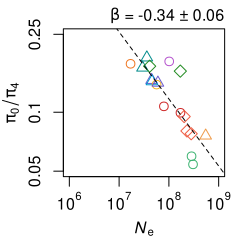

R code for this plot:
fne <- 'species_pop_mu_Ne_maxpi4.csv'
fpi <- 'species_pop_class_het.csv'
fout <- 'figure_3C.svg'

dne <- read.csv(file = fne)
dne$Ne <- dne$Ne*1e07
dne$lNe <- log10(dne$Ne)

df <- read.csv( file = fpi)
df <- df[ df$population != 'all', ]

## long to wide
df <- df[ , c('species','population','siteclass','het')]
df <- reshape(data = df, idvar = c('species','population'), timevar = 'siteclass', 
              v.names = 'het', direction = 'wide')

colnames(df) <- gsub( 'het.', '', colnames(df), fixed = T)
########

df$lp1p4 <- log10(df$deg1/df$deg4)

rownames(df) <- apply( df[,c('species','population')], 1, paste, collapse='_')
rownames(dne) <- apply( dne[,c('species','population')], 1, paste, collapse='_')

df$lNe <- dne[ match( rownames(df), rownames(dne)), 'lNe']

df <- df[ order(df$lNe), ]

## check correlation between Ne ( from asr pi4 max) and theta 4 (angsd)
cor.test( df$lNe, df$deg4, method = 's')

svg( fout, width = 2.5, height = 2.5)
par( mar = c(3.3,3.3,1.5,0.8))

cxl = 1.0
cxx = 1.0
cxp = 1.2
cxt = 0.9

ptype = 16

# axis ticks
xtks <- 6:9
ytks <- c(0.05, 0.1, 0.25)
lytks <- log10(ytks)

cols <- read.csv('../../species_colors_pts.csv', row.names = 1)

# color
df$cols <- cols[ df$species, 'color']
# points
df$pch <- cols[ df$species, 'pch']

# scatterplot
plot( lp1p4 ~ lNe, data = df, xlab = "",
      ylab = "", col = df$cols, pch = df$pch, cex = cxp,
      cex.lab = cxl, axes = F, xlim = range(xtks), ylim = range(lytks))

# linear regression
lob <- lm( lp1p4 ~ lNe, data = df)
abline( lob, lty = 2)
lob.sm <- summary(lob)
b <- round( lob.sm$coefficients[2,1], 2)
d <- round( lob.sm$coefficients[2,2], 2)
mtext( text = bquote( paste( beta, ' = ', .(b), ' \u00B1 ', .(d))), side = 3, adj = 1, cex = cxx)

# spearman correlation
cob <- cor.test( df$lNe, df$lp1p4, method = 's')
r <- round( cob$estimate, 2)
#mtext( text = bquote( paste( italic(r), ' = ', .(r))), side = 3, adj = 0, cex = cxx)

# axes
axis(side = 1, at = xtks, labels = as.expression( 
  sapply( xtks, function(x) bquote( paste( 10^.(x))))), cex.axis = cxx)
axis(side = 2, at = lytks, labels = ytks, cex.axis = cxx)

mtext( text = expression( italic(N)[e]),
       side = 1, line = 2.4, cex = cxl)
mtext( text = expression(pi[0]/pi[4]), side = 2, 
       line = 2, cex = cxl)




box()

dump <- dev.off()
